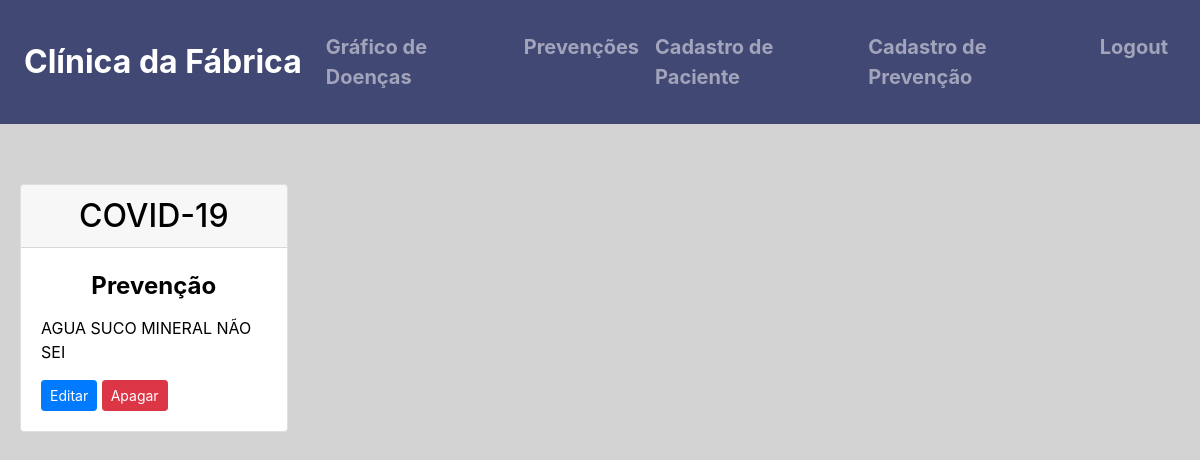
The app's page /tratamento, older data.
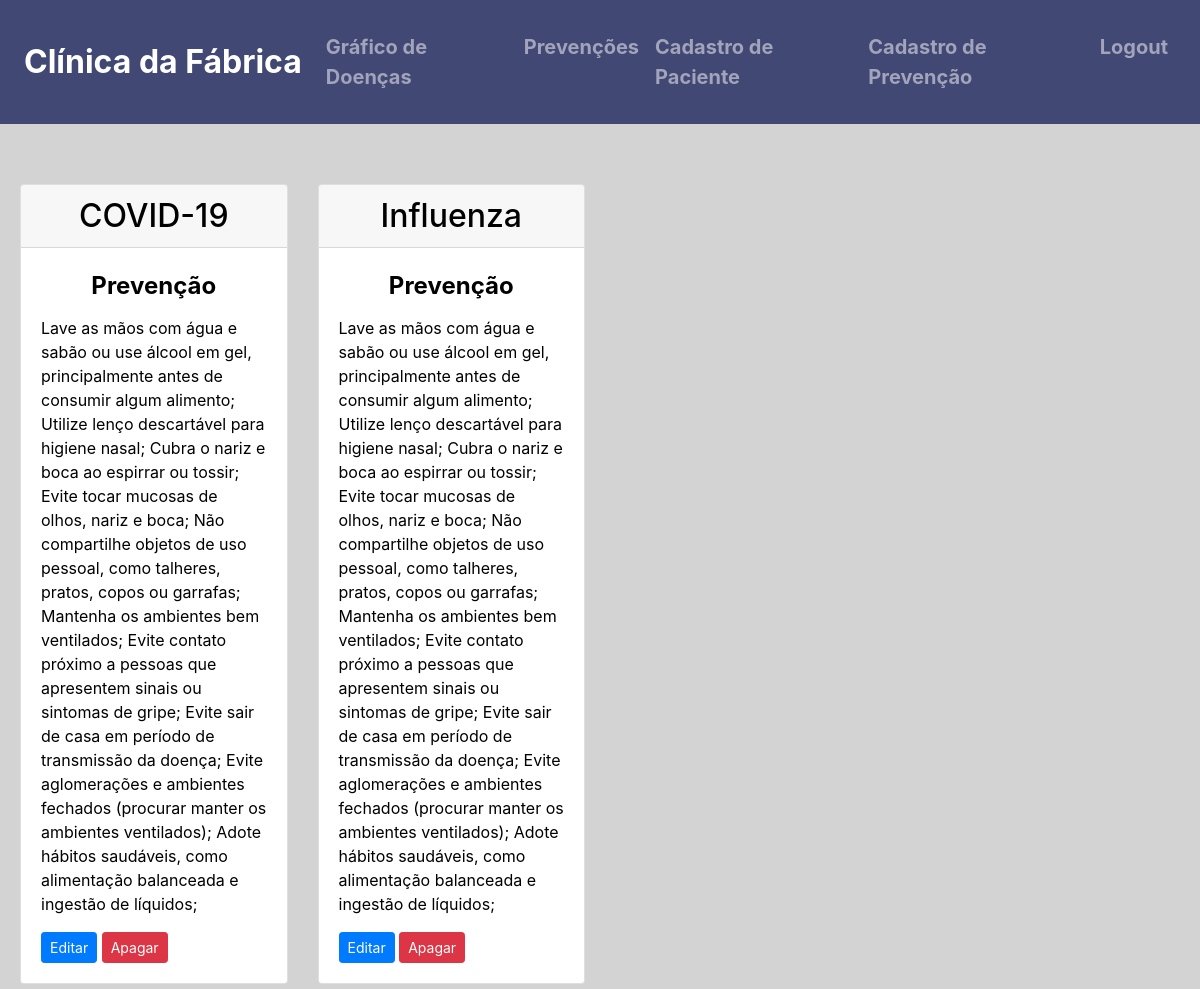
The same page, newer data.
### base/models.py (models this page shows, shortened)
class Prevencao(models.Model):
    virus = models.CharField(max_length=50, verbose_name="Nome da Doença")
    prevenir = models.TextField(verbose_name="Forma de Prevenção")

### base/views.py (the view)
# urls.py: path('tratamento', views.tratamento, name="base-tratamento"),
def tratamento(request):
    context = {
        'Prevencao': Prevencao.objects.all(),
    }
    return render(request, 'base/tratamento.html', context)

### base/templates/base/tratamento.html
{% extends 'base/modelo.html' %}
{%block content %}
<div class="row">
    {% for Prevencao in Prevencao %}
    <div class="carddoenca col-lg-3 col-md-6">
        <div class="card">
            <h2 class="card-header">{{ Prevencao.virus }}</h5>
            <div class="card-body">
              <h5 class="card-title"> Prevenção</h5>
              <p class="card-text">{{ Prevencao.prevenir }}</p>
              <a href="{% url 'base-editarp' Prevencao.id %}" class="btn btn-primary btn-sm">Editar</a>
              <a href="{% url 'base-apagarp' Prevencao.id %}" class="btn btn-danger btn-sm">Apagar</a>
            </div>
          </div>
    </div>
    {% endfor %}
</div>
{% endblock content %}

Row changes from the older to the newer data that the page shows:
changed Prevencao "COVID-19": prevenir "AGUA SUCO MINERAL NÃO SEI" → "Lave as mãos com água e sabão ou use álcool em gel, principalmente antes de consumir algum alimento; Utilize lenço descartável para higiene nasal; Cubra o nariz e boca ao espirrar ou tossir; Evite tocar mucosas de olhos, nariz e boca; Não compartilhe objetos de uso pessoal, como talheres, pratos, copos ou garrafas; Mantenha os ambientes bem ventilados; Evite contato próximo a pessoas que apresentem sinais ou sintomas de gripe; Evite sair de casa em período de transmissão da doença; Evite aglomerações e ambientes fechados (procurar manter os ambientes ventilados); Adote hábitos saudáveis, como alimentação balanceada e ingestão de líquidos;"
added Prevencao: virus "Influenza", prevenir "Lave as mãos com água e sabão ou use álcool em gel, principalmente antes de consumir algum alimento; Utilize lenço descartável para higiene nasal; Cubra o nariz e boca ao espirrar ou tossir; Evite tocar mucosas de olhos, nariz e boca; Não compartilhe objetos de uso pessoal, como talheres, pratos, copos ou garrafas; Mantenha os ambientes bem ventilados; Evite contato próximo a pessoas que apresentem sinais ou sintomas de gripe; Evite sair de casa em período de transmissão da doença; Evite aglomerações e ambientes fechados (procurar manter os ambientes ventilados); Adote hábitos saudáveis, como alimentação balanceada e ingestão de líquidos;"
